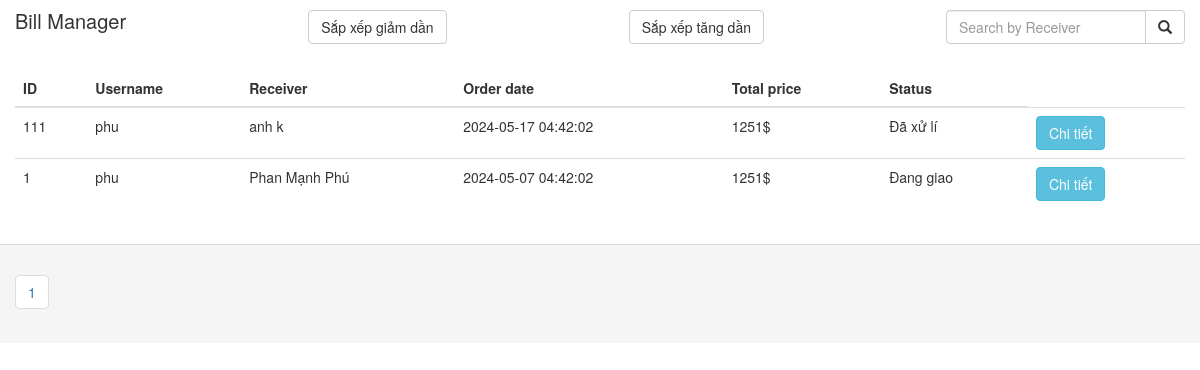
Page /admin/contents/sortBill.php on the committed database.
### tables this page shows
CREATE TABLE `bill` (
  `OrderID` int(11) NOT NULL,
  `Fullname` varchar(100) NOT NULL,
  `Phone` varchar(20) NOT NULL,
  `Email` varchar(200) NOT NULL,
  `Address` varchar(200) NOT NULL,
  `Order_date` datetime NOT NULL,
  `TotalPrice` int(50) NOT NULL,
  `Username` varchar(100) NOT NULL,
  `status` int(11) NOT NULL DEFAULT 0
);

### database/dbhelper.php (called while the page is built, shortened)
<?php
function executeResult($sql){
	$conn = mysqli_connect(HOST,USERNAME,PASSWORD,DATABASE);
	$resultset = mysqli_query($conn,$sql);
	$list =[];
	while($row = mysqli_fetch_array($resultset, 1)){
		$list[] = $row;
	}
	return $list;
}

### admin/contents/sortBill.php (the view, shortened to what this page needs)
<!doctype html>
<html>
<head>
<link rel="stylesheet" href="https://maxcdn.bootstrapcdn.com/bootstrap/3.4.1/css/bootstrap.min.css">
</head>
<body>
              <div class="panel-heading" style="display: flex;justify-content: space-between;">
                    <h3 class="panel-title" style="font-size: 20px;">Bill Manager</h3>
                    <button type="button" class="btn btn-default" onclick="sortBill()">Sắp xếp giảm dần</button>
                    <button type="button" class="btn btn-default" onclick="sortBill1()">Sắp xếp tăng dần</button>
                    <div class="input-group">
                        <input type="text" class="form-control" id="usr" placeholder="Search by Receiver" style="width: 200px;">
                        <div class="input-group-btn">
                        <button class="btn btn-default" type="button" onclick="showReceiver()">
                            <i class="glyphicon glyphicon-search"></i>
                        </button>
                        </div>
                    </div>
              </div>
              <div class="panel-body">
                    <table class="table table-hover">
                    <thead>
                            <tr>
                                <th>ID</th>
                                <th>Username</th>
                                <th>Receiver</th>
                                <th>Order date</th>
                                <th>Total price</th>
                                <th>Status</th>
                            </tr>
                        </thead>
                        <tbody id="product-container" class="user-container">
                        <?php
                                $sql = 'select * from bill ORDER BY Fullname ASC limit 0,10';
                                $ListBill = executeResult($sql);
                                foreach($ListBill as $Bill){
                                    echo '<tr>';
                                    echo '<td>'.$Bill['OrderID'].'</td>';
                                    echo '<td>'.$Bill['Username'].'</td>';
                                    echo '<td>'.$Bill['Fullname'].'</td>';
                                    echo '<td>'.$Bill['Order_date'].'</td>';
                                    echo '<td>'.$Bill['TotalPrice'].'$</td>';
                                    if ($Bill['status'] == 0) {
                                        echo '<td>Chưa xử lí</td>';
                                    } else if($Bill['status'] == 1) {
                                        echo '<td>Đã xử lí</td>';
                                    }else if($Bill['status'] == 2) {
                                        echo '<td>Đang giao</td>';
                                    }else if($Bill['status'] == 3) {
                                        echo '<td>Đã giao</td>';
                                    }
                                    echo '<td>';
                                    echo '<button type="button" class="btn btn-info" onClick=\'window.open("admin_product_add.php?productId='.$Bill['OrderID'].'","_self")\'>Chi tiết</button>';
                                    echo '</td>';
                                    echo '</tr>';
                                }
                            ?>
                        </tbody>
                    </table>
              </div>
              <div class="panel-footer">
                <ul class="pagination">
                    <?php
                        $sql = 'select count(OrderID) as number from bill';
                        $ListUser = executeResult($sql);
                        $number = 0;
                        if($ListUser!=null & count($ListUser)>0){
                            $number = $ListUser[0]['number'];
                        }
                        $pages = ceil($number/8);
                        for($i=1;$i<=$pages;$i++){
                            echo '<li onClick="paginationBill('.$i.')"><a>'.$i.'</a></li>';
                        }
                    ?>
                </ul>
              </div>
</body>
</html>

### rows in the picture
bill: OrderID "111", Username "phu", Fullname "anh k", Order_date "2024-05-17 04:42:02", TotalPrice "1251", status "Đã xử lí"
bill: OrderID "1", Username "phu", Fullname "Phan Mạnh Phú", Order_date "2024-05-07 04:42:02", TotalPrice "1251", status "Đang giao"
